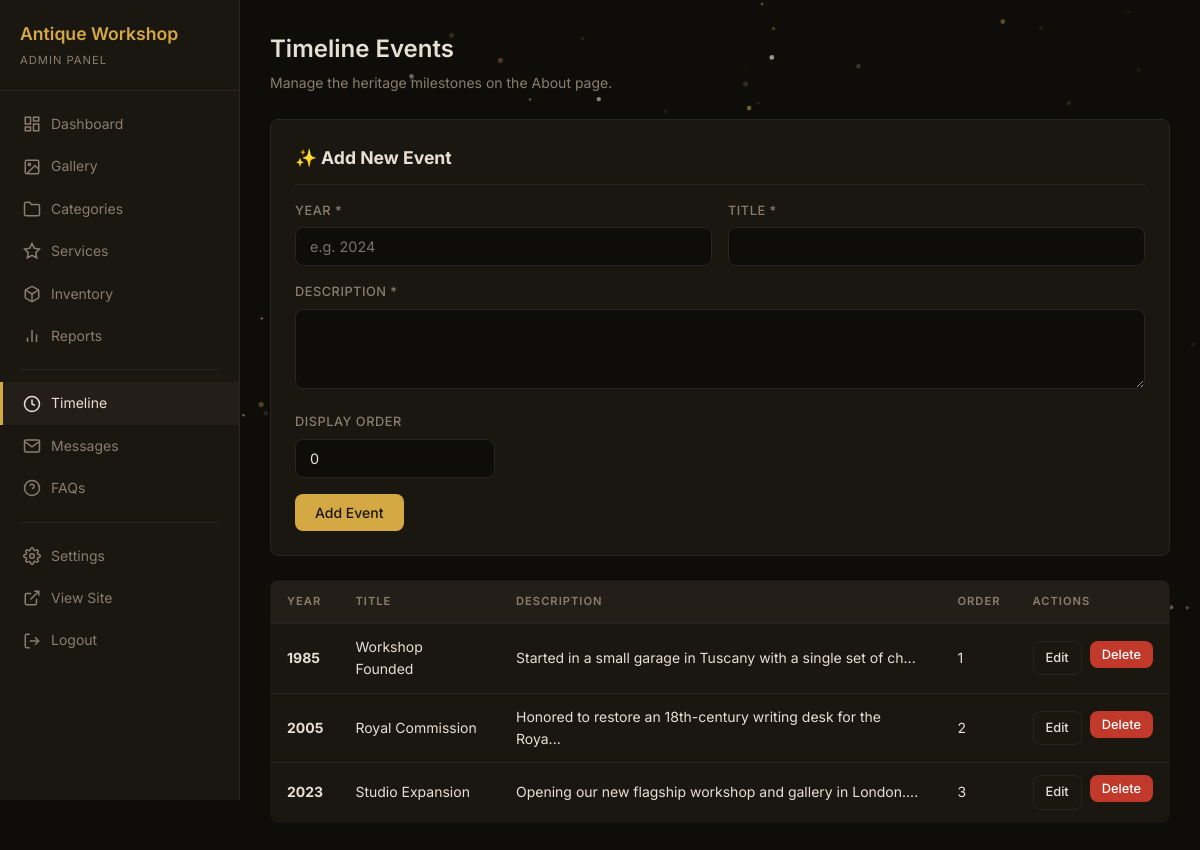
Screenshot of /admin/timeline.php (signed in) with the database file from the repository.
### tables this page shows
CREATE TABLE IF NOT EXISTS `timeline_events` (
    `id` INT AUTO_INCREMENT PRIMARY KEY,
    `year` VARCHAR(10) NOT NULL,
    `title` VARCHAR(255) NOT NULL,
    `description` TEXT NOT NULL,
    `display_order` INT NOT NULL DEFAULT 0,
    `created_at` DATETIME DEFAULT CURRENT_TIMESTAMP
);

### admin/timeline.php (the view, shortened to what this page needs)
<?php
$db = getDB();
$edit_item = null;
$events = $db->query("SELECT * FROM timeline_events ORDER BY display_order ASC")->fetchAll();
?>
<!DOCTYPE html>
<html lang="en">
<head>
    <link rel="stylesheet" href="style.css">
</head>
<body>
    <div class="admin-layout">
        <?php require_once 'includes/sidebar.php'; ?>
        <main class="admin-main">
            <div class="page-header">
                <h1>Timeline Events</h1>
                <p>Manage the heritage milestones on the About page.</p>
            </div>
            <div class="form-card">
                <h2><?php echo $edit_item ? '📝 Edit Event' : '✨ Add New Event'; ?></h2>
                <form method="POST" action="timeline.php">
                    <div class="form-row">
                        <div class="form-group">
                            <label for="year">Year *</label>
                            <input type="text" class="form-control" id="year" name="year" value="<?php echo htmlspecialchars($edit_item['year'] ?? ''); ?>" placeholder="e.g. 2024" required>
                        </div>
                        <div class="form-group">
                            <label for="title">Title *</label>
                            <input type="text" class="form-control" id="title" name="title" value="<?php echo htmlspecialchars($edit_item['title'] ?? ''); ?>" required>
                        </div>
                    </div>
                    <div class="form-group">
                        <label for="description">Description *</label>
                        <textarea class="form-control" id="description" name="description" rows="2" required><?php echo htmlspecialchars($edit_item['description'] ?? ''); ?></textarea>
                    </div>
                    <div class="form-group">
                        <label for="display_order">Display Order</label>
                        <input type="number" class="form-control" id="display_order" name="display_order" value="<?php echo $edit_item['display_order'] ?? 0; ?>" style="max-width: 200px;">
                    </div>
                    <div style="display: flex; gap: 8px;">
                        <button type="submit" class="btn btn-primary"><?php echo $edit_item ? 'Update Event' : 'Add Event'; ?></button>
                    </div>
                </form>
            </div>
            <table class="data-table">
                <thead>
                    <tr>
                        <th>Year</th>
                        <th>Title</th>
                        <th>Description</th>
                        <th>Order</th>
                        <th>Actions</th>
                    </tr>
                </thead>
                <tbody>
                    <?php foreach ($events as $event): ?>
                    <tr>
                        <td><strong><?php echo htmlspecialchars($event['year']); ?></strong></td>
                        <td><?php echo htmlspecialchars($event['title']); ?></td>
                        <td><?php echo htmlspecialchars(substr($event['description'], 0, 60)); ?>...</td>
                        <td><?php echo $event['display_order']; ?></td>
                        <td>
                            <div class="actions" style="display:flex; gap:8px;">
                                <a href="timeline.php?edit=<?php echo $event['id']; ?>" class="btn btn-outline btn-sm">Edit</a>
                                <form method="POST" action="timeline.php" style="display:inline;" onsubmit="return confirm('Delete this event?')">
                                    <button type="submit" class="btn btn-danger btn-sm">Delete</button>
                                </form>
                            </div>
                        </td>
                    </tr>
                    <?php endforeach; ?>
                </tbody>
            </table>
        </main>
    </div>
<?php require_once __DIR__ . '/includes/particles.php'; ?>

### admin/style.css (style rules this page uses)
:root { --admin-bg: #0f0d0a; --admin-surface: #1a1610; --admin-surface-hover: #231f18; --admin-border: #2a2520; --admin-text: #e8e0d4; --admin-text-muted: #8a7e6e; --admin-accent: #d4a843; --admin-accent-hover: #e0b84f; --admin-danger: #c0392b; --admin-danger-hover: #e74c3c; --admin-success: #27ae60; --admin-radius: 8px; }
* { margin: 0; padding: 0; box-sizing: border-box; }
body { font-family: 'Inter', -apple-system, BlinkMacSystemFont, sans-serif; background: var(--admin-bg); color: var(--admin-text); line-height: 1.6; min-height: 100vh; }
a { color: var(--admin-accent); text-decoration: none; }
.admin-layout { display: flex; min-height: 100vh; }
.admin-main { flex: 1; margin-left: 240px; padding: 30px; }
.page-header { margin-bottom: 24px; }
.page-header h1 { font-size: 1.5rem; font-weight: 600; }
.page-header p { color: var(--admin-text-muted); font-size: 0.875rem; margin-top: 4px; }
.form-group { margin-bottom: 16px; }
.form-group label { display: block; font-size: 0.8rem; font-weight: 500; color: var(--admin-text-muted); margin-bottom: 6px; text-transform: uppercase; letter-spacing: 0.5px; }
.form-control { width: 100%; padding: 10px 14px; background: var(--admin-bg); border: 1px solid var(--admin-border); border-radius: var(--admin-radius); color: var(--admin-text); font-family: inherit; font-size: 0.9rem; transition: border-color 0.2s; }
textarea.form-control { resize: vertical; min-height: 80px; }
.btn { display: inline-flex; align-items: center; gap: 6px; padding: 10px 20px; border: none; border-radius: var(--admin-radius); font-family: inherit; font-size: 0.875rem; font-weight: 500; cursor: pointer; transition: all 0.2s; }
.btn-primary { background: var(--admin-accent); color: #1a1410; }
.btn-danger { background: var(--admin-danger); color: white; }
.btn-outline { background: transparent; border: 1px solid var(--admin-border); color: var(--admin-text); }
.btn-sm { padding: 6px 12px; font-size: 0.8rem; }
.data-table { width: 100%; border-collapse: collapse; background: var(--admin-surface); border: 1px solid var(--admin-border); border-radius: var(--admin-radius); overflow: hidden; }
.data-table th, .data-table td { padding: 12px 16px; text-align: left; border-bottom: 1px solid var(--admin-border); font-size: 0.875rem; }
.data-table th { background: var(--admin-surface-hover); color: var(--admin-text-muted); font-weight: 600; text-transform: uppercase; font-size: 0.7rem; letter-spacing: 1px; }
.data-table tr:last-child td { border-bottom: none; }
.actions { display: flex; gap: 6px; }
.form-card { background: var(--admin-surface); border: 1px solid var(--admin-border); border-radius: var(--admin-radius); padding: 24px; margin-bottom: 24px; }
.form-card h2 { font-size: 1.1rem; margin-bottom: 16px; padding-bottom: 12px; border-bottom: 1px solid var(--admin-border); }
.form-row { display: grid; grid-template-columns: 1fr 1fr; gap: 16px; }

### rows the page displays
timeline_events: year "1985", title "Workshop Founded", description "Started in a small garage in Tuscany with a single set of ch", display_order "1"
timeline_events: year "2005", title "Royal Commission", description "Honored to restore an 18th-century writing desk for the Roya", display_order "2"
timeline_events: year "2023", title "Studio Expansion", description "Opening our new flagship workshop and gallery in London.", display_order "3"
